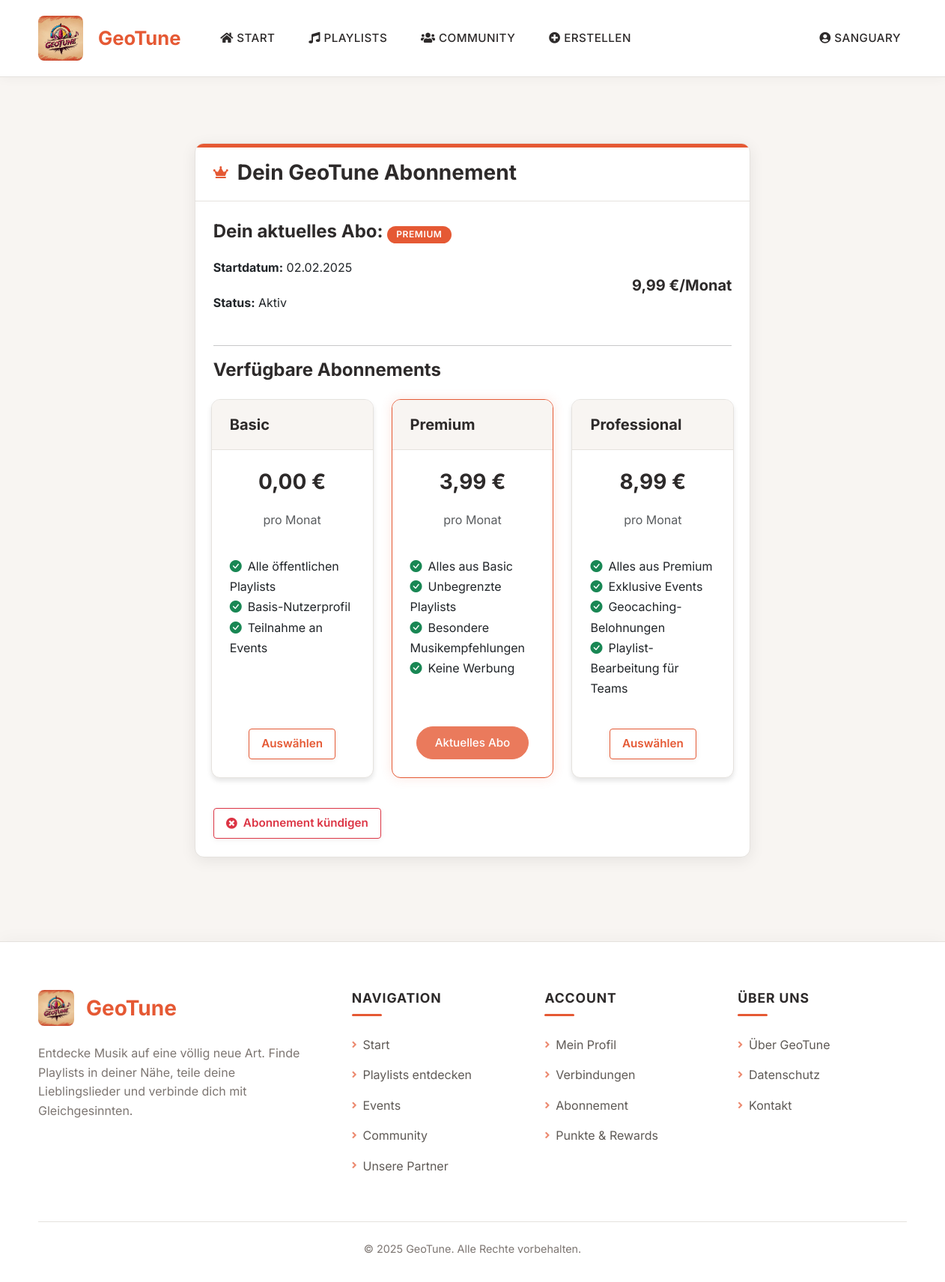
/abonnement/ (signed in), run on the app's committed database.
### geotune/models.py (models this page shows, shortened)
class Nutzer(AbstractUser):
    bio = models.TextField(blank=True)
    profilbild = models.ImageField(upload_to='profile_pics/', blank=True, null=True)
    premium_status = models.BooleanField(default=False)

class Abonnement(models.Model):
    ABO_TYPEN = [
        ('basic', 'Basic'),
        ('premium', 'Premium'),
        ('pro', 'Professional')
    ]
    nutzer = models.OneToOneField(Nutzer, on_delete=models.CASCADE, related_name='abonnement')
    abo_typ = models.CharField(max_length=20, choices=ABO_TYPEN, default='basic')
    preis = models.DecimalField(max_digits=6, decimal_places=2)
    startdatum = models.DateField(default=timezone.now)
    enddatum = models.DateField(null=True, blank=True)
    aktiv = models.BooleanField(default=True)

### geotune/views.py (the view, shortened to what this page needs)
# urls.py: path('abonnement/', views.abonnement_verwalten, name='abonnement_verwalten'),
@login_required
def abonnement_verwalten(request):
    try:
        user_abo = Abonnement.objects.get(nutzer=request.user)
    except Abonnement.DoesNotExist:
        user_abo = None
    return render(request, 'geotune/abonnement.html', {
        'user_abo': user_abo
    })

### geotune/templates/geotune/abonnement.html (shortened to what this page needs)
{% extends 'geotune/base.html' %}
{% load static %}
{% block content %}
<div class="container mt-5">
    <div class="row justify-content-center">
        <div class="col-lg-8">
            <div class="card shadow">
                <div class="custom-card-header">
                    <i class="fas fa-crown text-primary"></i>
                    <h3 class="mb-0">Dein GeoTune Abonnement</h3>
                </div>
                <div class="card-body">
                    {% if user_abo %}
                        <div class="current-plan mb-4">
                            <h4>Dein aktuelles Abo: <span class="badge bg-primary">{{ user_abo.get_abo_typ_display }}</span></h4>
                            <div class="d-flex justify-content-between align-items-center">
                                <div>
                                    <p><strong>Startdatum:</strong> {{ user_abo.startdatum|date:"d.m.Y" }}</p>
                                    {% if user_abo.enddatum %}
                                        <p><strong>Enddatum:</strong> {{ user_abo.enddatum|date:"d.m.Y" }}</p>
                                    {% else %}
                                        <p><strong>Status:</strong> Aktiv</p>
                                    {% endif %}
                                </div>
                                <div>
                                    <h5>{{ user_abo.preis }} €/Monat</h5>
                                </div>
                            </div>
                        </div>
                    {% else %}
                        <div class="alert alert-info">
                            <p>Du hast aktuell kein aktives Abonnement.</p>
                        </div>
                    {% endif %}
                    <hr>
                    <h4 class="mb-4">Verfügbare Abonnements</h4>
                    <div class="row">
                        <div class="col-md-4 mb-3">
                            <div class="card h-100 {% if user_abo.abo_typ == 'basic' %}border-primary{% endif %}">
                                <div class="card-header text-center bg-light">
                                    <h5 class="mb-0">Basic</h5>
                                </div>
                                <div class="card-body d-flex flex-column">
                                    <h3 class="text-center">0,00 €</h3>
                                    <p class="text-center text-muted">pro Monat</p>
                                    <ul class="list-unstyled mt-3">
                                        <li><i class="bi bi-check-circle-fill text-success me-2"></i>Alle öffentlichen Playlists</li>
                                        <li><i class="bi bi-check-circle-fill text-success me-2"></i>Basis-Nutzerprofil</li>
                                        <li><i class="bi bi-check-circle-fill text-success me-2"></i>Teilnahme an Events</li>
                                    </ul>
                                    <div class="mt-auto text-center">
                                        {% if user_abo.abo_typ == 'basic' %}
                                            <button class="btn btn-primary" disabled>Aktuelles Abo</button>
                                        {% else %}
                                            <form method="post" id="basicPlanForm">
                                                <button type="submit" class="btn btn-outline-primary">Auswählen</button>
                                            </form>
                                        {% endif %}
                                    </div>
                                </div>
                            </div>
                        </div>
                        <div class="col-md-4 mb-3">
                            <div class="card h-100 {% if user_abo.abo_typ == 'premium' %}border-primary{% endif %}">
                                <div class="card-header text-center bg-light">
                                    <h5 class="mb-0">Premium</h5>
                                </div>
                                <div class="card-body d-flex flex-column">
                                    <h3 class="text-center">3,99 €</h3>
                                    <p class="text-center text-muted">pro Monat</p>
                                    <ul class="list-unstyled mt-3">
                                        <li><i class="bi bi-check-circle-fill text-success me-2"></i>Alles aus Basic</li>
                                        <li><i class="bi bi-check-circle-fill text-success me-2"></i>Unbegrenzte Playlists</li>
                                        <li><i class="bi bi-check-circle-fill text-success me-2"></i>Besondere Musikempfehlungen</li>
                                        <li><i class="bi bi-check-circle-fill text-success me-2"></i>Keine Werbung</li>
                                    </ul>
                                    <div class="mt-auto text-center">
                                        {% if user_abo.abo_typ == 'premium' %}
                                            <button class="btn btn-primary" disabled>Aktuelles Abo</button>
                                        {% else %}
                                            <form method="post" id="premiumPlanForm">
                                                {% csrf_token %}
                                                <input type="hidden" name="abo_typ" value="premium">
                                                <button type="submit" class="btn btn-outline-primary">Auswählen</button>
                                            </form>
                                        {% endif %}
                                    </div>
                                </div>
                            </div>
                        </div>
                        <div class="col-md-4 mb-3">
                            <div class="card h-100 {% if user_abo.abo_typ == 'pro' %}border-primary{% endif %}">
                                <div class="card-header text-center bg-light">
                                    <h5 class="mb-0">Professional</h5>
                                </div>
                                <div class="card-body d-flex flex-column">
                                    <h3 class="text-center">8,99 €</h3>
                                    <p class="text-center text-muted">pro Monat</p>
                                    <ul class="list-unstyled mt-3">
                                        <li><i class="bi bi-check-circle-fill text-success me-2"></i>Alles aus Premium</li>
                                        <li><i class="bi bi-check-circle-fill text-success me-2"></i>Exklusive Events</li>
                                        <li><i class="bi bi-check-circle-fill text-success me-2"></i>Geocaching-Belohnungen</li>
                                        <li><i class="bi bi-check-circle-fill text-success me-2"></i>Playlist-Bearbeitung für Teams</li>
                                    </ul>
                                    <div class="mt-auto text-center">
                                        {% if user_abo.abo_typ == 'pro' %}
                                            <button class="btn btn-primary" disabled>Aktuelles Abo</button>
                                        {% else %}
                                            <form method="post" id="proPlanForm">
                                                <button type="submit" class="btn btn-outline-primary">Auswählen</button>
                                            </form>
                                        {% endif %}
                                    </div>
                                </div>
                            </div>
                        </div>
                    </div>
                    {% if user_abo and user_abo.abo_typ != 'basic' %}
                        <div class="mt-4">
                            <button type="button" class="btn btn-outline-danger" id="openCancelModalBtn">
                                <i class="fas fa-times-circle me-2"></i>Abonnement kündigen
                            </button>
                        </div>
                    {% endif %}
                </div>
            </div>
        </div>
    </div>
</div>
<div class="toast-container position-fixed bottom-0 end-0 p-3"></div>
{% endblock %}

### geotune/templates/geotune/base.html (shortened to what this page needs)
<!DOCTYPE html>
<html lang="de">
<head>
    <link href="https://cdn.jsdelivr.net/npm/bootstrap@5.3.2/dist/css/bootstrap.min.css" rel="stylesheet">
    <link rel="stylesheet" href="https://cdn.jsdelivr.net/npm/bootstrap-icons@1.11.1/font/bootstrap-icons.css">
    <link rel="stylesheet" href="https://cdnjs.cloudflare.com/ajax/libs/font-awesome/5.15.4/css/all.min.css">
    {% load static %}
    <link rel="stylesheet" href="{% static 'geotune/css/style.css' %}">
    <link rel="stylesheet" href="https://unpkg.com/leaflet@1.7.1/dist/leaflet.css">
</head>
<body>
    <nav class="navbar navbar-expand-lg">
        <div class="container">
            <a class="navbar-brand" href="{% url 'index' %}">
                {% load static %}
                <div class="d-flex align-items-center">
                    <img src="{% static 'media/GeoTune_Logo.jpg' %}" alt="GeoTune Logo" class="navbar-logo">
                    <span class="ms-2">GeoTune</span>
                </div>
            </a>
            <div class="collapse navbar-collapse" id="navbarNav">
                <ul class="navbar-nav me-auto">
                    <li class="nav-item">
                        <a class="nav-link" href="{% url 'index' %}">
                            <i class="fas fa-home"></i> Start
                        </a>
                    </li>
                    {% if user.is_authenticated %}
                        <li class="nav-item dropdown">
                            <a class="nav-link" href="#" id="playlistsDropdown" role="button"
                               data-bs-toggle="dropdown" aria-expanded="false">
                                <i class="fas fa-music"></i> Playlists
                            </a>
                        </li>
                        <li class="nav-item dropdown">
                            <a class="nav-link" href="#" id="communityDropdown" role="button"
                               data-bs-toggle="dropdown" aria-expanded="false">
                                <i class="fas fa-users"></i> Community
                            </a>
                        </li>
                        <li class="nav-item dropdown">
                            <a class="nav-link" href="#" id="navbarDropdown" role="button"
                               data-bs-toggle="dropdown" aria-expanded="false">
                                <i class="fas fa-plus-circle"></i> Erstellen
                            </a>
                        </li>
                    {% endif %}
                </ul>
                <ul class="navbar-nav">
                    {% if user.is_authenticated %}
                        <li class="nav-item dropdown">
                            <a class="nav-link" href="#" id="userDropdown" role="button"
                               data-bs-toggle="dropdown" aria-expanded="false">
                                <i class="fas fa-user-circle"></i> {{ user.username }}
                            </a>
                        </li>
                    {% endif %}
                </ul>
            </div>
        </div>
    </nav>
    <main class="container py-4">
        {% block content %}{% endblock %}
    </main>
    <footer class="footer">
        <div class="container">
            <div class="footer-container">
                <div class="footer-brand">
                    <div class="footer-logo">
                        <img src="{% static 'media/GeoTune_Logo.jpg' %}" alt="GeoTune Logo">
                        <h3>GeoTune</h3>
                    </div>
                    <p class="footer-description">
                        Entdecke Musik auf eine völlig neue Art. Finde Playlists in deiner Nähe, teile deine Lieblingslieder und verbinde dich mit Gleichgesinnten.
                    </p>
                </div>
                <div class="footer-columns">
                    <div class="footer-column">
                        <h5 class="footer-title">Navigation</h5>
                        <ul class="footer-links">
                            <li><a href="{% url 'index' %}"><i class="fas fa-angle-right"></i> Start</a></li>
                            {% if user.is_authenticated %}
                                <li><a href="{% url 'playlists_in_der_naehe' %}"><i class="fas fa-angle-right"></i> Playlists entdecken</a></li>
                                <li><a href="{% url 'events' %}"><i class="fas fa-angle-right"></i> Events</a></li>
                                <li><a href="{% url 'nutzer_empfehlungen' %}"><i class="fas fa-angle-right"></i> Community</a></li>
                                <li><a href="{% url 'partner' %}"><i class="fas fa-angle-right"></i> Unsere Partner</a></li>
                            {% endif %}
                        </ul>
                    </div>
                    <div class="footer-column">
                        <h5 class="footer-title">Account</h5>
                        <ul class="footer-links">
                            {% if user.is_authenticated %}
                                <li><a href="{% url 'nutzerprofil' %}"><i class="fas fa-angle-right"></i> Mein Profil</a></li>
                                <li><a href="{% url 'verbindungen' %}"><i class="fas fa-angle-right"></i> Verbindungen</a></li>
                                <li><a href="{% url 'abonnement_verwalten' %}"><i class="fas fa-angle-right"></i> Abonnement</a></li>
                                <li><a href="{% url 'gamification' %}"><i class="fas fa-angle-right"></i> Punkte & Rewards</a></li>
                            {% else %}
                                <li><a href="{% url 'login' %}"><i class="fas fa-angle-right"></i> Anmelden</a></li>
                                <li><a href="{% url 'register' %}"><i class="fas fa-angle-right"></i> Registrieren</a></li>
                            {% endif %}
                        </ul>
                    </div>
                    <div class="footer-column">
                        <h5 class="footer-title">Über uns</h5>
                        <ul class="footer-links">
                            <li><a href="{% url 'ueber_uns' %}"><i class="fas fa-angle-right"></i> Über GeoTune</a></li>
                            <li><a href="{% url 'datenschutz' %}"><i class="fas fa-angle-right"></i> Datenschutz</a></li>
                            <li><a href="{% url 'kontakt' %}"><i class="fas fa-angle-right"></i> Kontakt</a></li>
                        </ul>
                    </div>
                </div>
            </div>
            <div class="footer-bottom text-center">
                <p>&copy; 2025 GeoTune. Alle Rechte vorbehalten.</p>
            </div>
        </div>
    </footer>
</body>
</html>

### data on the page
Nutzer: username "SANGUARY"
Abonnement: abo_typ "PREMIUM", startdatum "02.02.2025", preis "9,99"
